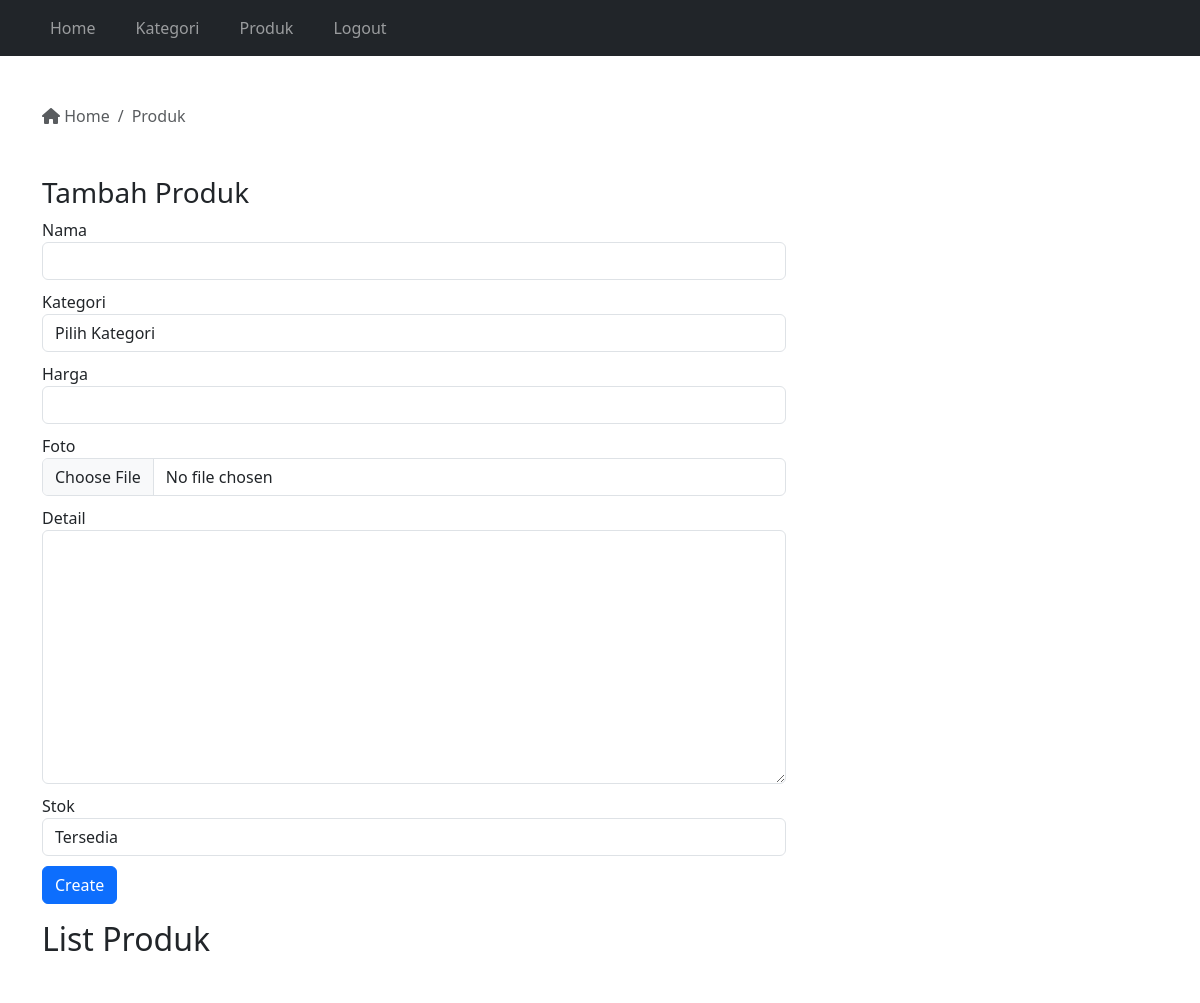
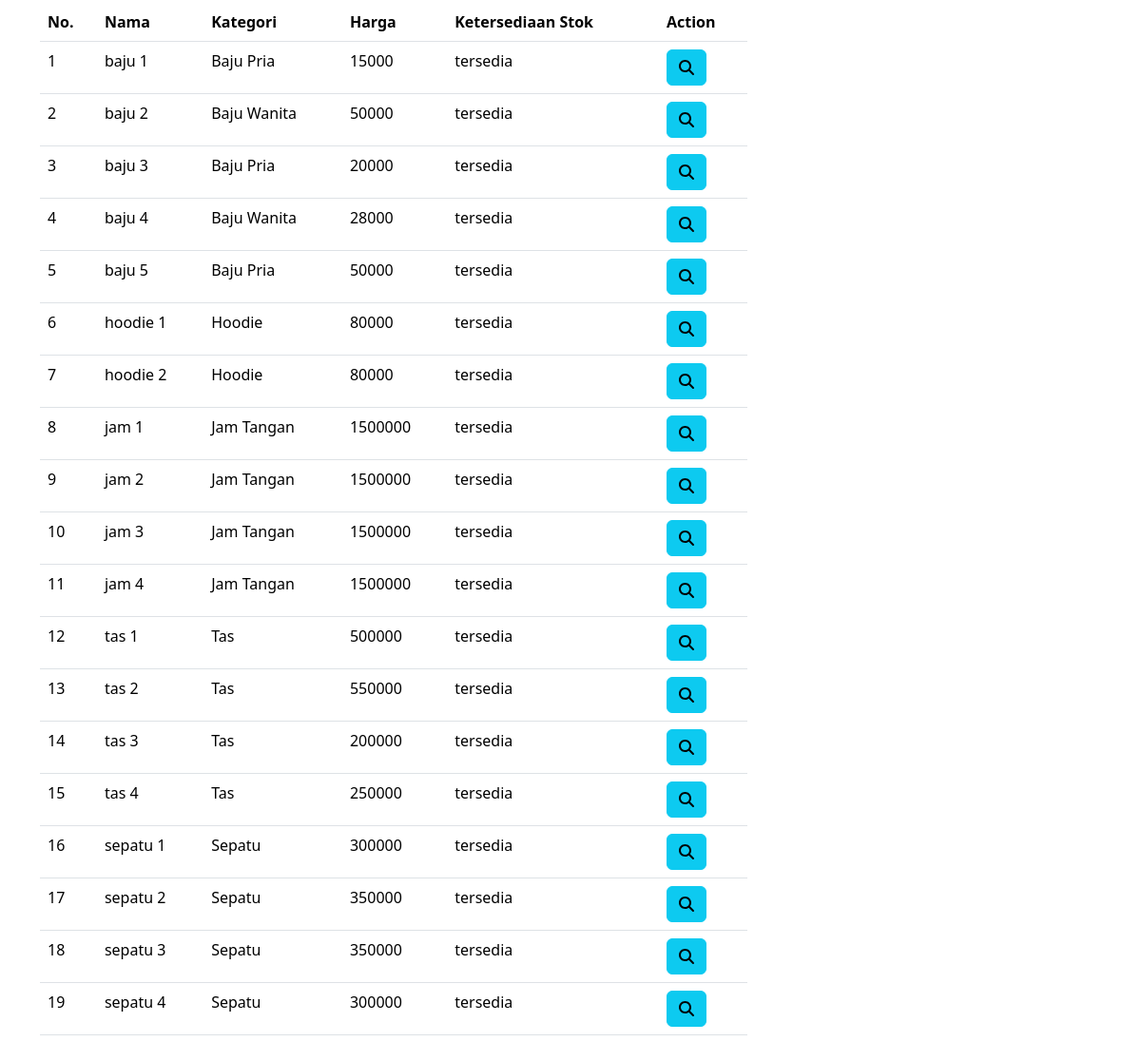
The page /adminpanel/produk.php (signed in) on the database its author committed (2 pictures, top to bottom).
### tables this page shows
CREATE TABLE `produk` (
  `id` int(11) NOT NULL,
  `kategori_id` int(11) NOT NULL,
  `nama` varchar(255) NOT NULL,
  `harga` double NOT NULL,
  `foto` varchar(255) DEFAULT NULL,
  `detail` text DEFAULT NULL,
  `ketersediaan_stok` enum('habis','tersedia') DEFAULT 'tersedia'
);

CREATE TABLE `kategori` (
  `id` int(11) NOT NULL,
  `nama` varchar(100) NOT NULL
);

### adminpanel/produk.php (the view, shortened to what this page needs)
<?php
    require "../koneksi.php";
    $queryProduk = mysqli_query($con, "SELECT a.*, b.nama AS nama_kategori FROM produk
    a JOIN kategori b ON a.kategori_id=b.id");
    $jumlahProduk = mysqli_num_rows($queryProduk);
?>
<!DOCTYPE html>
<html lang="en">
<head>
    <link rel="stylesheet" href="../bootstrap/css/bootstrap.min.css">
    <link rel="stylesheet" href="../fontawesome/css/fontawesome.min.css">
</head>
<body>
<?php require "navbar.php"; ?>
        <div class="container mt-5">
            <nav aria-label="breadcrumb">
                <ol class="breadcrumb">
                    <li class="breadcrumb-item active" aria-current="page">
                    <a href="../adminpanel/" class="no-decoration text-muted"><i class="fas fa-home"></i> Home</a>
                    </li>
                    <li class="breadcrumb-item active" aria-current="page">Produk
                    </li>
                </ol>
            </nav>
            <div class="my-5 col-12 col-md-8">
                <h3>Tambah Produk</h3>
                <form action="" method="post" enctype="multipart/form-data">
                    <div>
                        <label for="nama">Nama</label>
                        <input type="text" id="nama" name="nama" class="form-control" autocomplete="off" required>
                    </div>
                    <div>
                        <label for="kategori">Kategori</label>
                        <select name="kategori" id="kategori" class="form-control" required>
                            <option value="">Pilih Kategori</option>
                        </select>
                    </div>
                    <div>
                        <label for="harga">Harga</label>
                        <input type="number" class="form-control" name="harga" required>
                    </div>
                    <div>
                        <label for="foto">Foto</label>
                        <input type="file" name="foto" id="foto" class="form-control">
                    </div>
                    <div>
                        <label for="detail">Detail</label>
                        <textarea name="detail" id="detail" cols="30" rows="10" class="form-control"></textarea>
                    </div>
                    <div>
                        <label for="ketersediaan_stok">Stok</label>
                        <select name="ketersediaan_stok" id="ketersediaan_stok" class="form-control">
                        <option value="tersedia">Tersedia</option>
                        </select>
                    </div>
                    <div>
                        <button type="submit" class="btn btn-primary" name="create">Create</button>
                    </div>
                </form>
                <div class="mt-3 mb-10">
                    <h2>List Produk</h2>
                    <div class="table-responsive mt-5">
                        <table class="table">
                            <thead>
                                <tr>
                                    <th>No.</th>
                                    <th>Nama</th>
                                    <th>Kategori</th>
                                    <th>Harga</th>
                                    <th>Ketersediaan Stok</th>
                                    <th>Action</th>
                                </tr>
                            </thead>
                            <tbody>
                                <?php
                                    if($jumlahProduk==0){
                                    ?>
                                    <tr>
                                        <td colspan="6" class="text-center">Data Produk Tidak Tersedia</td>
                                    </tr>
                                    <?php
                                    }
                                    else{
                                        $jumlah = 1;
                                        while($data=mysqli_fetch_array($queryProduk)){
                                    ?>
                                        <tr>
                                            <td><?php echo $jumlah; ?></td>
                                            <td><?php echo $data['nama']; ?></td>
                                            <td><?php echo $data['nama_kategori']; ?></td>
                                            <td><?php echo $data['harga']; ?></td>
                                            <td><?php echo $data['ketersediaan_stok']; ?></td>
                                            <td>
                                                <a href="produk-detail.php?k=<?php echo $data['id']; ?>"
                                                class="btn btn-info"><i class="fas fa-search"></i></a>
                                            </td>
                                        </tr>
                                    <?php
                                        $jumlah++;
                                        }
                                    }
                                ?>
                            </tbody>
                        </table>
                    </div>
                </div>
            </div>
        </div>
</body>
</html>

### adminpanel/produk.php (style rules this page uses)
.no-decoration { text-decoration: none; }
form div { margin-bottom: 10px; }

### rows shown on the page
produk: nama "baju 1", kategori.nama "Baju Pria", harga "15000", ketersediaan_stok "tersedia"
produk: nama "baju 2", kategori.nama "Baju Wanita", harga "50000", ketersediaan_stok "tersedia"
produk: nama "baju 3", kategori.nama "Baju Pria", harga "20000", ketersediaan_stok "tersedia"
produk: nama "baju 4", kategori.nama "Baju Wanita", harga "28000", ketersediaan_stok "tersedia"
produk: nama "baju 5", kategori.nama "Baju Pria", harga "50000", ketersediaan_stok "tersedia"
produk: nama "hoodie 1", kategori.nama "Hoodie", harga "80000", ketersediaan_stok "tersedia"
produk: nama "hoodie 2", kategori.nama "Hoodie", harga "80000", ketersediaan_stok "tersedia"
produk: nama "jam 1", kategori.nama "Jam Tangan", harga "1500000", ketersediaan_stok "tersedia"
produk: nama "jam 2", kategori.nama "Jam Tangan", harga "1500000", ketersediaan_stok "tersedia"
produk: nama "jam 3", kategori.nama "Jam Tangan", harga "1500000", ketersediaan_stok "tersedia"
produk: nama "jam 4", kategori.nama "Jam Tangan", harga "1500000", ketersediaan_stok "tersedia"
produk: nama "tas 1", kategori.nama "Tas", harga "500000", ketersediaan_stok "tersedia"
produk: nama "tas 2", kategori.nama "Tas", harga "550000", ketersediaan_stok "tersedia"
produk: nama "tas 3", kategori.nama "Tas", harga "200000", ketersediaan_stok "tersedia"
produk: nama "tas 4", kategori.nama "Tas", harga "250000", ketersediaan_stok "tersedia"
produk: nama "sepatu 1", kategori.nama "Sepatu", harga "300000", ketersediaan_stok "tersedia"
produk: nama "sepatu 2", kategori.nama "Sepatu", harga "350000", ketersediaan_stok "tersedia"
produk: nama "sepatu 3", kategori.nama "Sepatu", harga "350000", ketersediaan_stok "tersedia"
produk: nama "sepatu 4", kategori.nama "Sepatu", harga "300000", ketersediaan_stok "tersedia"
